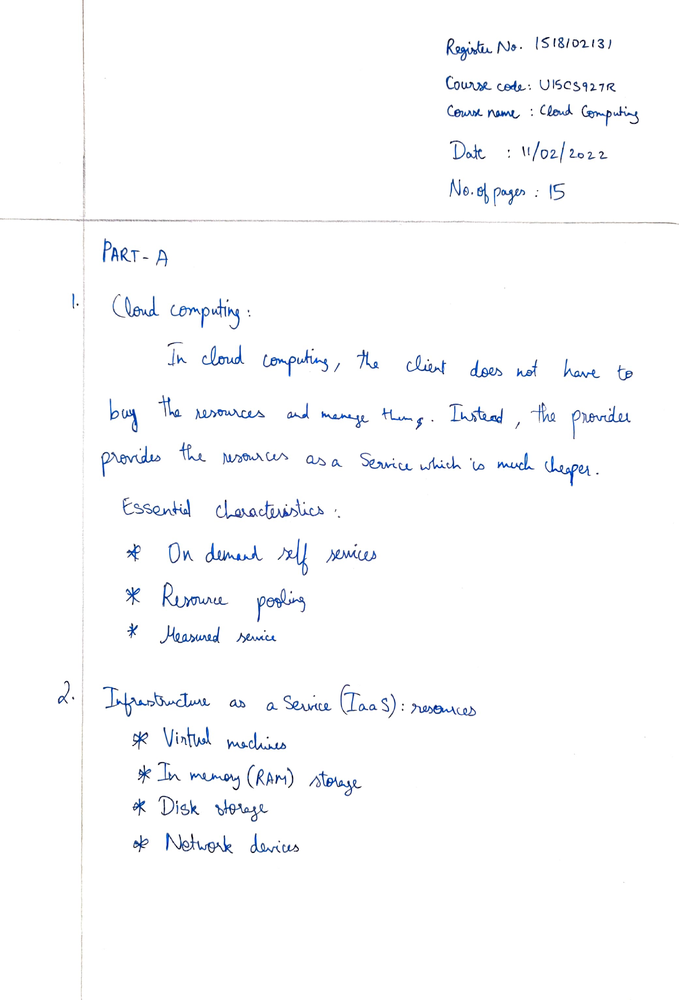
#> input picture Python/image0.png, 679 x 1000 px, shrunk from 1494 x 2200 before the run, found by its file name
$ jupyter execute make-paper-white.ipynb
#> lines starting #> are read from the running program, lines starting #| are printed output that depends on the picture
[cell 1]
import numpy as np
import cv2
from skimage.filters import threshold_local
import math
from scipy import ndimage

image = cv2.imread("../images/image0.png")
#> image is the input picture: shape (1000, 679, 3); mean B, G, R 252.4, 251.2, 250.5
orig = image.copy()

# convert our image to grayscale, apply threshold
# to create scanned view effect
image = cv2.cvtColor(image, cv2.COLOR_BGR2GRAY)
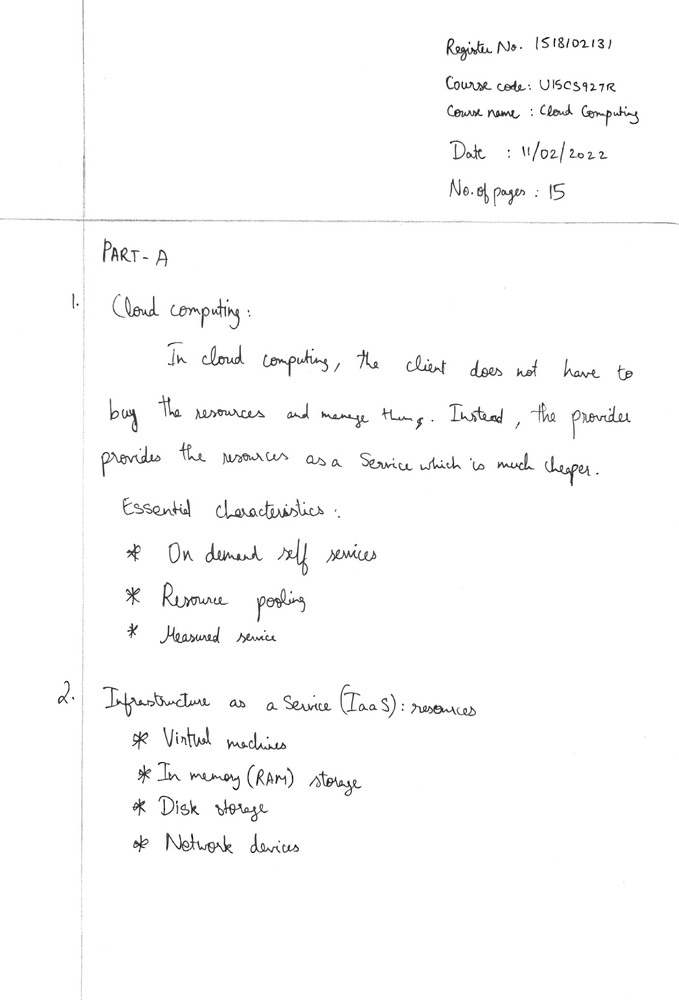
#> image: shape (1000, 679); min 0, max 255, mean 251.1
thr = threshold_local(image, 11, offset = 10, method = "gaussian")
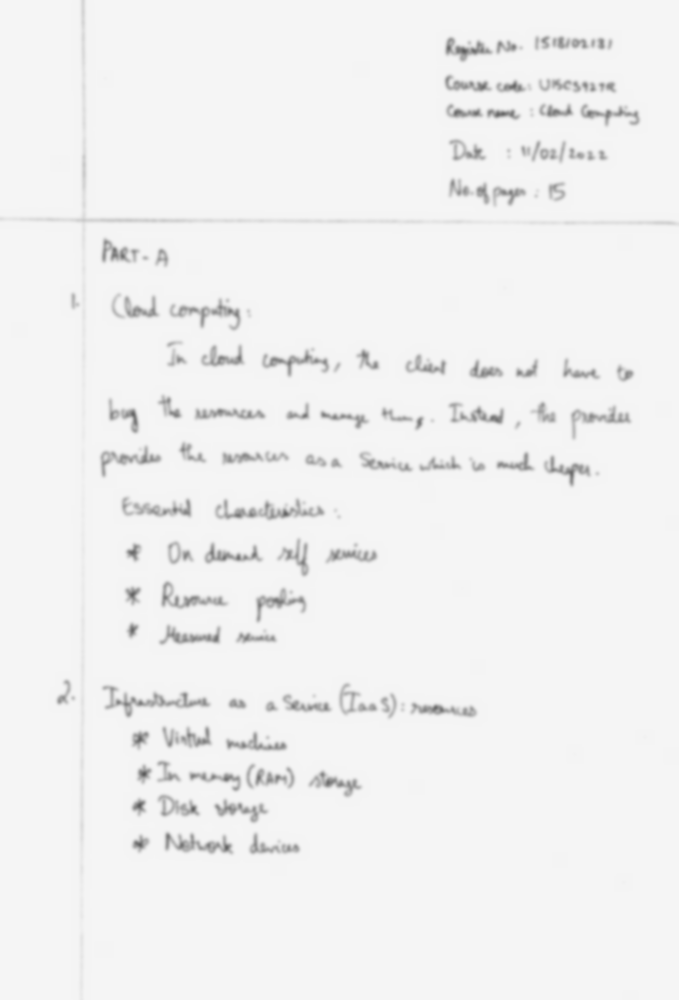
#> thr: shape (1000, 679) float64; min 92.75, max 245, mean 241.1
image = (image > thr).astype("uint8") * 255
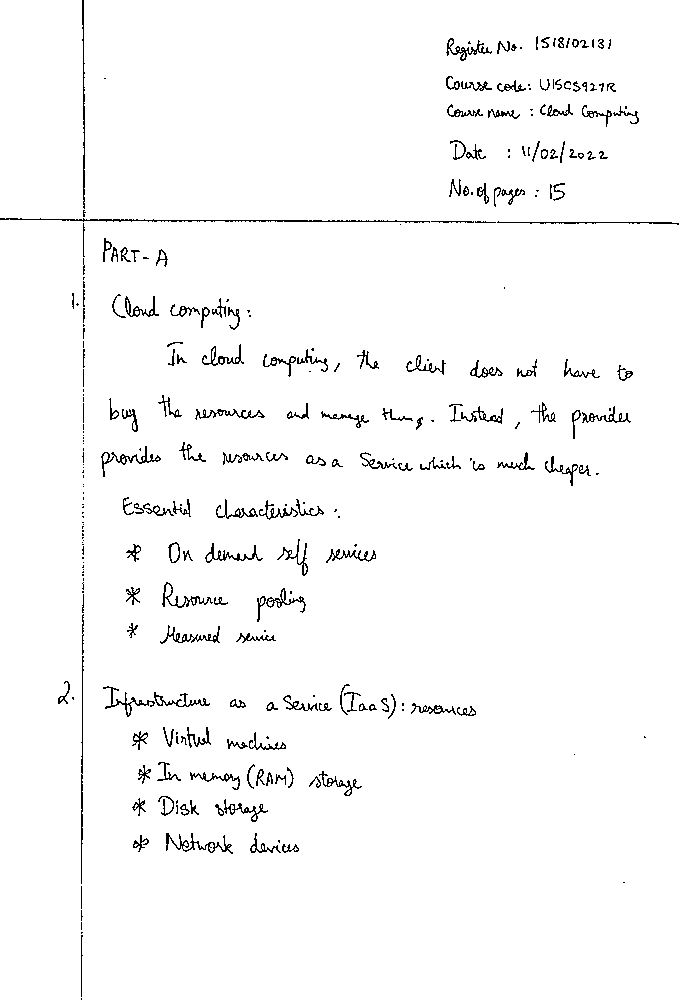
#> image: shape (1000, 679); 97.5% white; black in thin lines or dots

# [5 lines of commented-out code are left out]
print(np.shape(orig), np.shape(image))
#| (1000, 679, 3) (1000, 679)

# Saving a B&W image itself
cv2.imwrite('../images/image0-white.png', image)
#> Out = True

$ run again, with Python/Part_scan_view.png copied over Python/image0.png
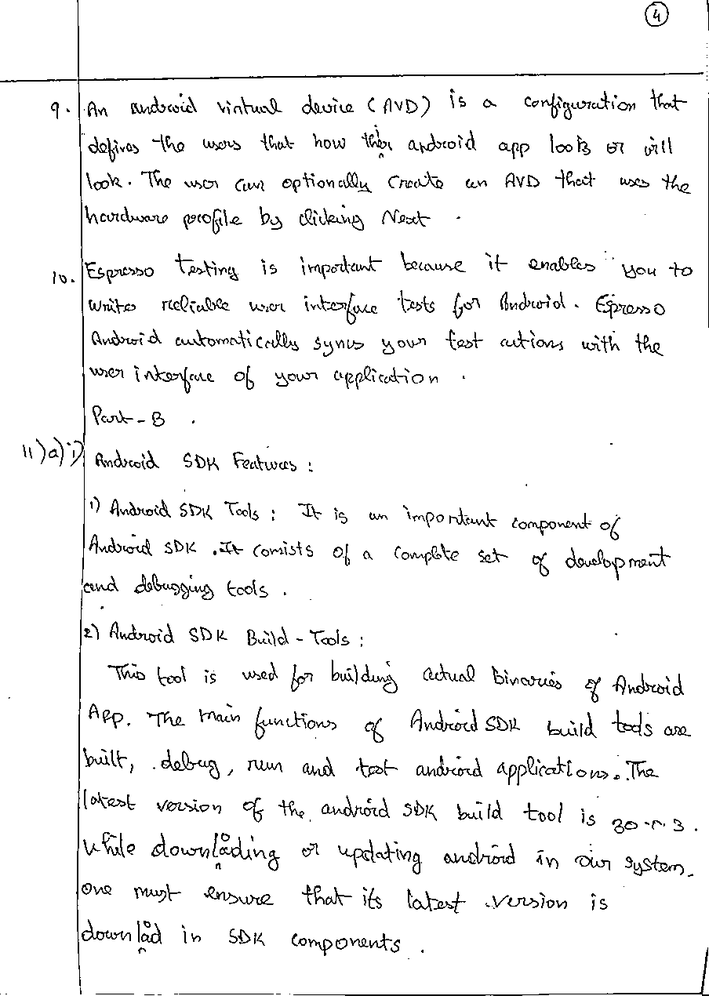
#> input picture Python/Part_scan_view.png, 709 x 996 px, shrunk from 904 x 1270 before the run, found by its file name
#> image is the input picture: shape (996, 709, 3); min 0, max 255, mean 242.3
#> `thr = threshold_local(image, 11, offset = 10, method = "gaussian")`:
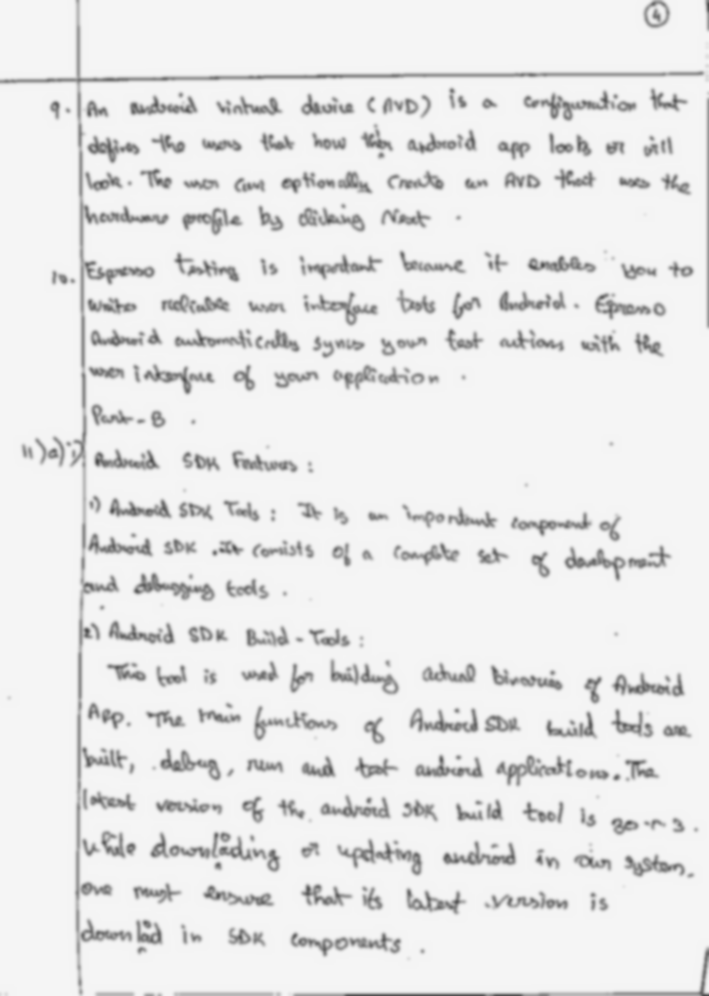
#> thr: shape (996, 709) float64; min 78.58, max 245, mean 232.3
#> `image = (image > thr).astype("uint8") * 255`:
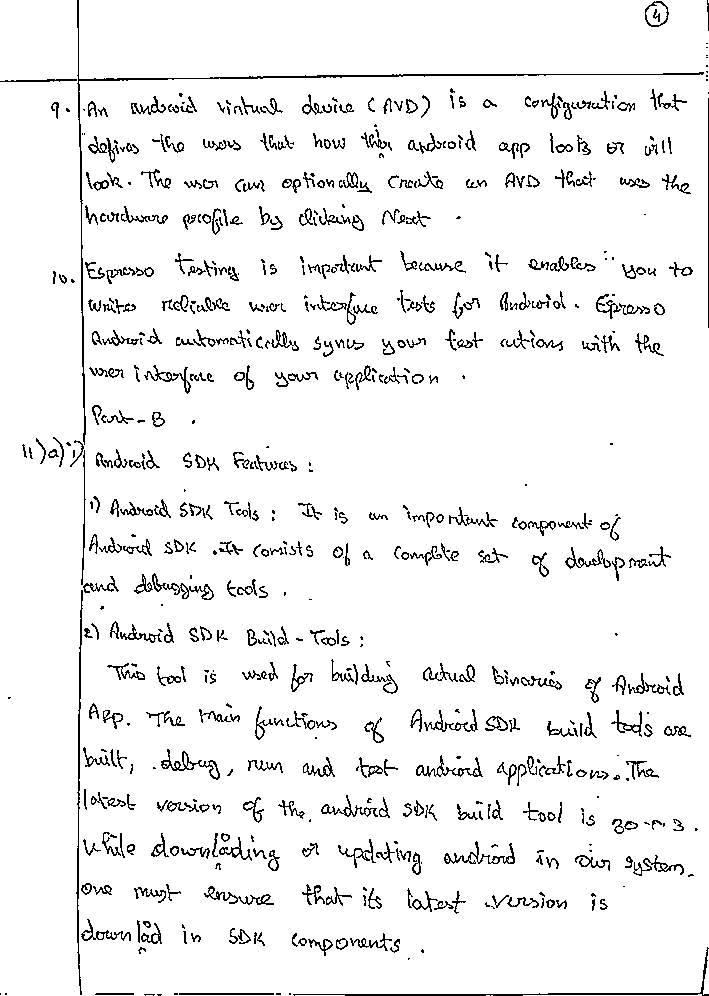
#> image: shape (996, 709); 94.4% white; black in thin lines or dots
#| (996, 709, 3) (996, 709)
#> Out = True

$ run again, with Python/sent.jpeg saved as Python/image0.png
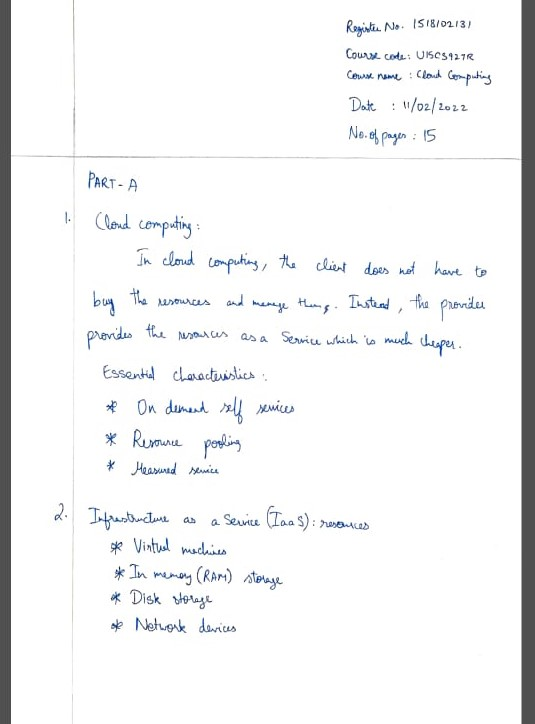
#> input picture Python/sent.jpeg, 535 x 724 px, found by its file name
#> image is the input picture: shape (724, 535, 3); mean B, G, R 243.6, 243, 242.4
#> `thr = threshold_local(image, 11, offset = 10, method = "gaussian")`:
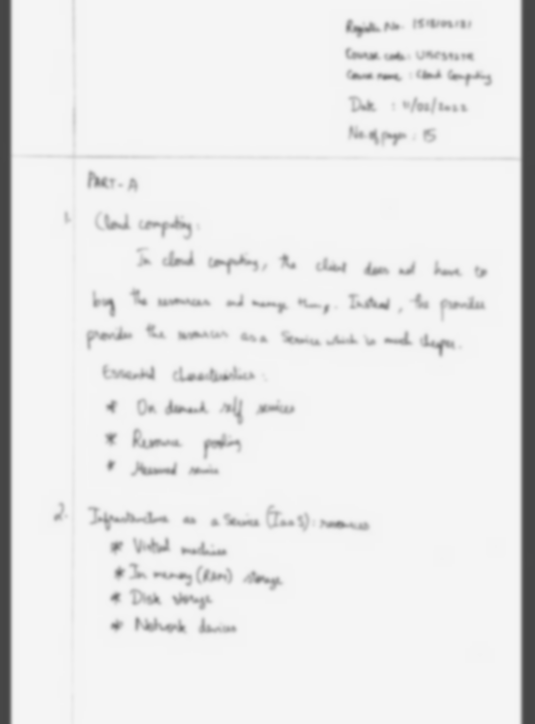
#> thr: shape (724, 535) float64; min 69.75, max 245, mean 232.9
#> `image = (image > thr).astype("uint8") * 255`:
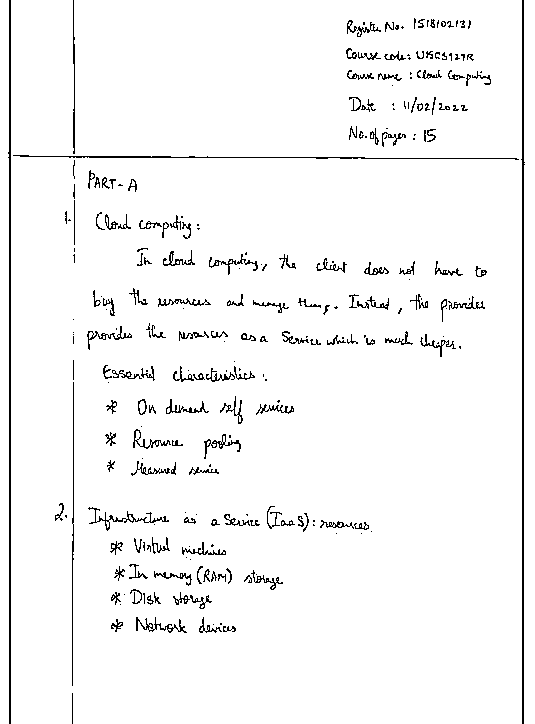
#> image: shape (724, 535); 96.4% white; black in thin lines or dots
#| (724, 535, 3) (724, 535)
#> Out = True
